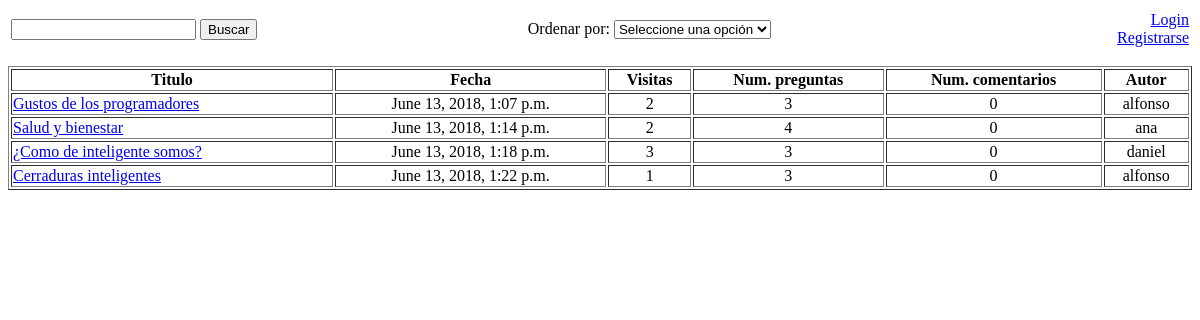
The page / on the database its author committed.
### encuestasApp/models.py (models this page shows, shortened)
class Encuesta(models.Model):
	titulo = models.CharField(max_length=200)
	descripcion = models.CharField(max_length=1000)
	fechaPub = models.DateTimeField('fecha de publicacion')
	visitas = models.IntegerField(default=0)
	usuario = models.ForeignKey(Usuario, on_delete=models.CASCADE, null=False)

class Usuario(models.Model):
	nombre = models.CharField(max_length=200)
	contrasena = models.CharField(max_length=200)

### encuestasApp/views.py (the view)
# urls.py: path('', views.index, name="index"),
def index(request):
	if 'logout' in request.POST:
		del request.session['usuario']
	encuestas = Encuesta.objects.all()
	if 'ordenacion' in request.POST:
		encuestas = encuestas.order_by(request.POST['ordenacion'])
	if 'buscar' in request.POST:
		encuestas = encuestas.filter(titulo__contains=request.POST['textoBuscar'])
	datosEncuestas = []
	for encuesta in encuestas:
		datosEncuestas.append({
			'pk':encuesta.pk,
			'titulo':encuesta.titulo,
			'fechaPub':encuesta.fechaPub,
			'visitas':encuesta.visitas,
			'numPreguntas':encuesta.pregunta_set.count(),
			'numComentarios':encuesta.comentario_set.count(),
			'usuario':encuesta.usuario.nombre
		})
	login = 'usuario' in request.session
	contexto = {
		'datosEncuestas' : datosEncuestas,
		'login' : login
	}
	return render(request, 'encuestasApp/index.html', contexto)

### encuestasApp/templates/encuestasApp/index.html (shortened to what this page needs)
<html>
<head>
	{% load static %}
	<link rel="stylesheet" type="text/css" href="{% static 'encuestasApp/estilos.css' %}"></link>
</head>
<body>
	<form name="formulario" action="" method="post">
		<table style="width: 100%">
			<tr>
				<td style="text-align: left">
					<input type="text" name="textoBuscar"/>
					<input type="submit" name="buscar" value="Buscar"/>
				</td>
				<td>
					<label for="ordenacion">Ordenar por:</label>
					<select name="ordenacion" id="ordenacion" onchange="document.formulario.submit()">
						<option value="titulo">Seleccione una opción</option>
					</select>
				</td>
				<td style="text-align: right">
					{% if login %}
					<a href="{% url 'encuestas2:misEncuestas' %}">Mis encuestas<a/><br/>
					<input type="submit" class="enlace" name="logout" value="Logout"/><br/>
					{% else %}
					<a href="{% url 'encuestas2:login' %}">Login</a><br/>
					<a href="{% url 'encuestas2:registrarse' %}">Registrarse</a>
					{% endif %}
				</td>
			</tr>
		</table>
	</form>
	<table style="width: 100%" border="all">
		<tr>
			<th>Titulo</th>
			<th>Fecha</th>
			<th>Visitas</th>
			<th>Num. preguntas</th>
			<th>Num. comentarios</th>
			<th>Autor</th>
		</tr>
		{% for encuesta in datosEncuestas %}
		<tr>
			<td><a href="{% url 'encuestas2:encuestas' encuesta.pk %}">{{encuesta.titulo}}</a></td>
			<td style="text-align:center">{{encuesta.fechaPub}}</td>
			<td style="text-align:center">{{encuesta.visitas}}</td>
			<td style="text-align:center">{{encuesta.numPreguntas}}</td>
			<td style="text-align:center">{{encuesta.numComentarios}}</td>
			<td style="text-align:center">{{encuesta.usuario}}</td>
		</tr>
		{% endfor %}
	</table>
</body>
</html>

### rows shown on the page
Encuesta: titulo "Gustos de los programadores", fechaPub "June 13, 2018, 1:07 p.m."
Usuario: usuario "alfonso" "alfonso"
Encuesta: titulo "Salud y bienestar", fechaPub "June 13, 2018, 1:14 p.m."
Usuario: usuario "ana"
Encuesta: titulo "¿Como de inteligente somos?", fechaPub "June 13, 2018, 1:18 p.m."
Usuario: usuario "daniel"
Encuesta: titulo "Cerraduras inteligentes", fechaPub "June 13, 2018, 1:22 p.m."

### other values the page prints
{{ encuesta.visitas }} "2" "2" "3" "1"
{{ encuesta.numPreguntas }} "3" "4" "3" "3"
{{ encuesta.numComentarios }} "0" "0" "0" "0"
